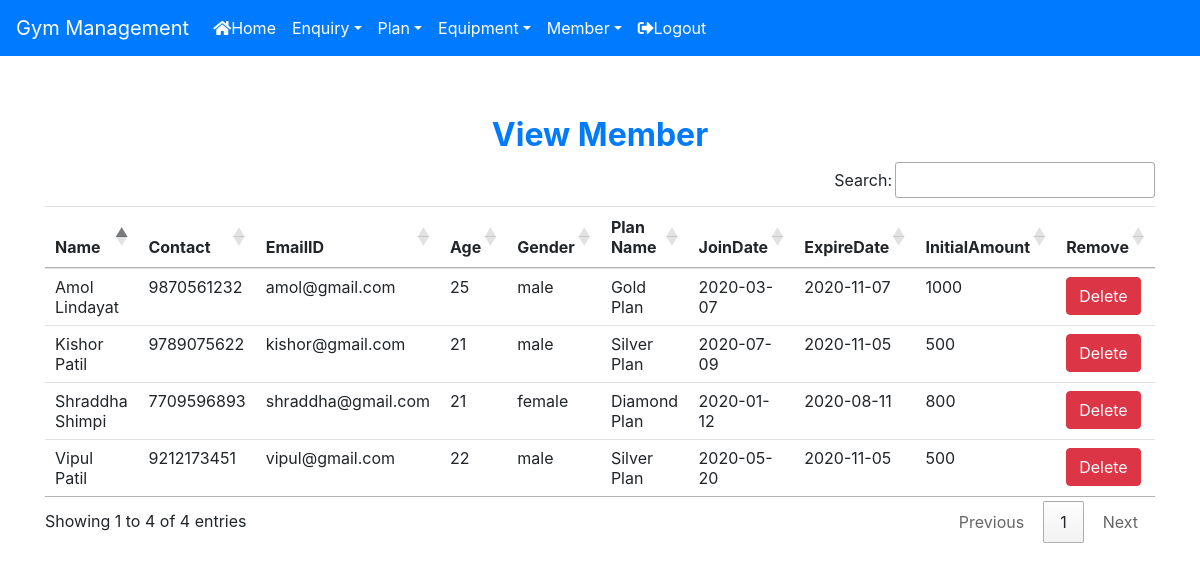
Page /view_member (signed in) on the committed database.
### Gym/models.py (models this page shows, shortened)
class Member(models.Model):
    name = models.CharField(max_length=50)
    contact = models.CharField(max_length=10)
    emailid = models.CharField(max_length=50)
    age = models.CharField(max_length=10)
    gender = models.CharField(max_length=10)
    plan = models.CharField(max_length=40)
    joindate = models.CharField(max_length=40)
    expiredate = models.CharField(max_length=40)
    initialamount = models.CharField(max_length=10)

### Gym/views.py (the view)
# urls.py: path('view_member', View_Member, name='view_member'),
def View_Member(request):
    if not request.user.is_staff:
        return redirect('login')
    member = Member.objects.all()
    d = {'member':member}
    return render(request, 'view_member.html', d)

### Gym/templates/view_member.html
{% extends 'navigationbar.html' %}
{% block body %}
<div class="container" style="margin-top:60px">
<h2 class="text-center text-primary font-weight-bold">View Member</h2>
    <table class="table table-hover" id="example">
        <thead>
        <tr>
            <th>Name</th>
            <th>Contact</th>
            <th>EmailID</th>
            <th>Age</th>
            <th>Gender</th>
            <th>Plan Name</th>
            <th>JoinDate</th>
            <th>ExpireDate</th>
            <th>InitialAmount</th>
            <th>Remove</th>
        </tr>
        </thead>
        <tbody>
        {% for i in member %}
        <tr>
            <td>{{i.name}}</td>
            <td>{{i.contact}}</td>
            <td>{{i.emailid}}</td>
            <td>{{i.age}}</td>
            <td>{{i.gender}}</td>
             <td>{{i.plan}}</td>
            <td>{{i.joindate}}</td>
            <td>{{i.expiredate}}</td>
            <td>{{i.initialamount}}</td>
            <td><a class="btn btn-danger" href="{% url 'delete_member' i.id %}" onclick="return confirm('Are you sure?')">Delete</a></td>
        </tr>
        {% endfor %}
        </tbody>
    </table>
</div>
{% endblock %}

### rows in the picture
Member: name "Amol Lindayat", contact "9870561232", emailid "amol@gmail.com", age "25", gender "male", plan "Gold Plan", joindate "2020-03-07", expiredate "2020-11-07", initialamount "1000"
Member: name "Vipul Patil", contact "9212173451", emailid "vipul@gmail.com", age "22", gender "male", plan "Silver Plan", joindate "2020-05-20", expiredate "2020-11-05", initialamount "500"
Member: name "Shraddha Shimpi", contact "7709596893", emailid "shraddha@gmail.com", age "21", gender "female", plan "Diamond Plan", joindate "2020-01-12", expiredate "2020-08-11", initialamount "800"
Member: name "Kishor Patil", contact "9789075622", emailid "kishor@gmail.com", age "21", gender "male", plan "Silver Plan", joindate "2020-07-09", expiredate "2020-11-05", initialamount "500"
